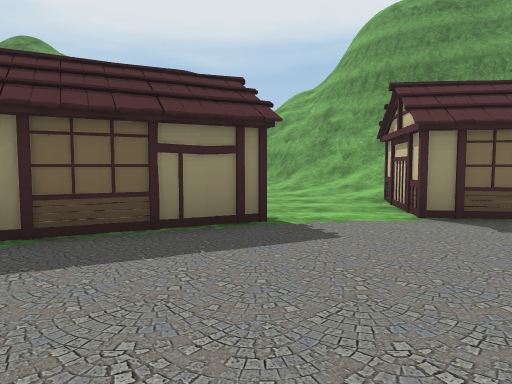
View 1 (above)

24 first-person views from a walk through a 3-D level made in the Unity game engine. The camera is 1.3 m above the floor, tilts 4° down and sees 70° across. The floor is counted in squares, 2 m on a side. Each view is taken from the middle of a square. On the plan, view 1 faces up. The plan holds only what a view shows up to about 11 squares ahead; the rest is blank. The place goes on beyond the plan. Some animated figures are left out. Some surface patterns are stand-ins.

View 2
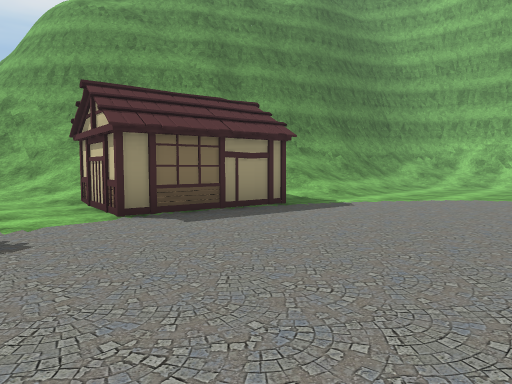

View 3
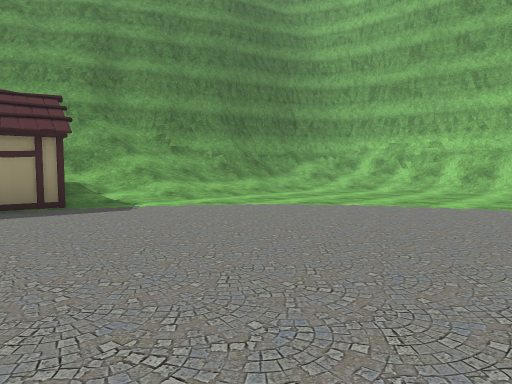

View 4
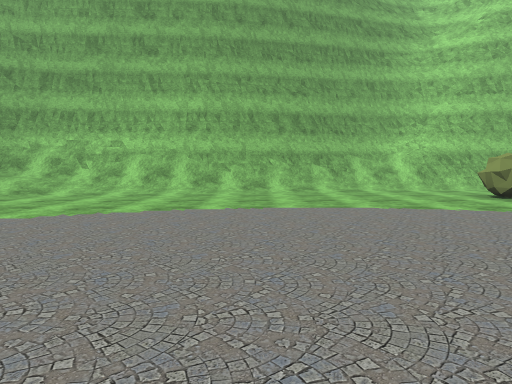

View 5
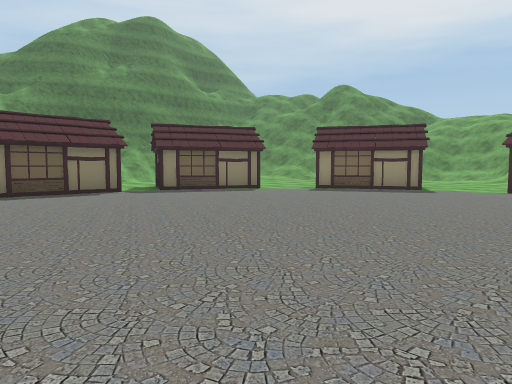

View 6
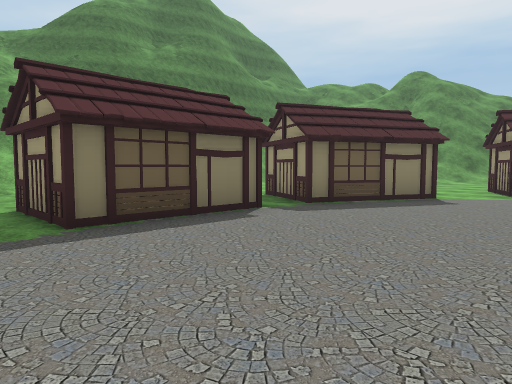

View 7
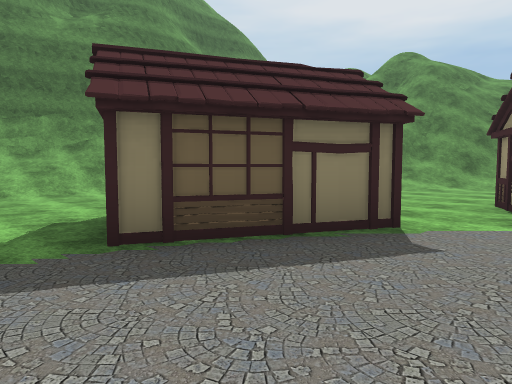

View 8
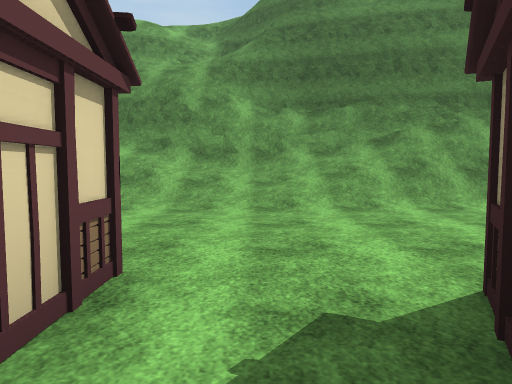

View 9
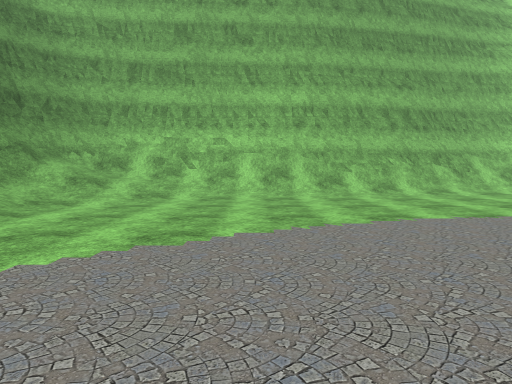

View 10
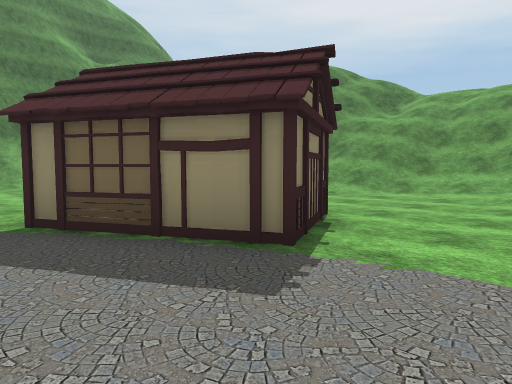

View 11
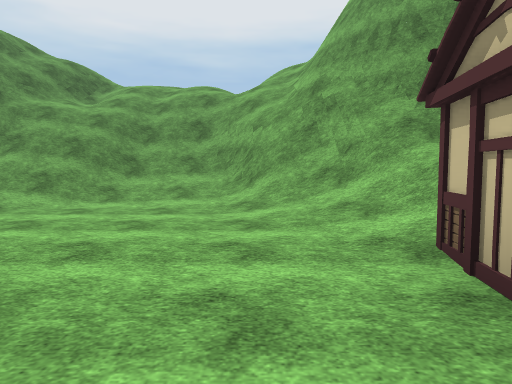

View 12
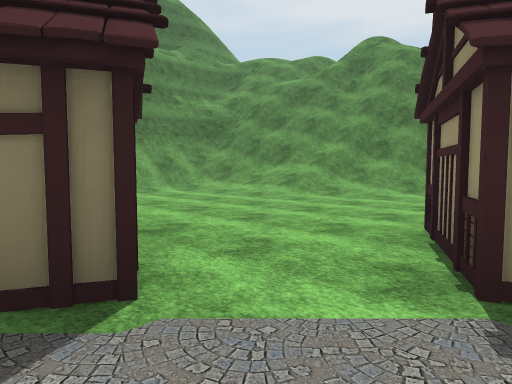

View 13
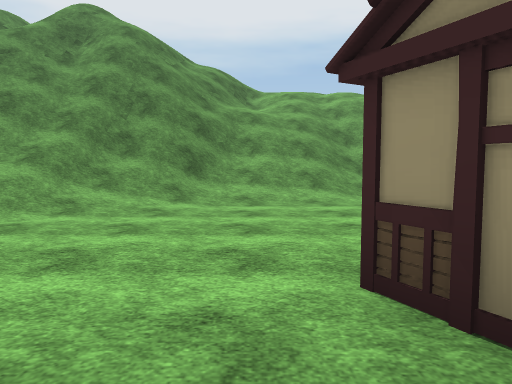

View 14
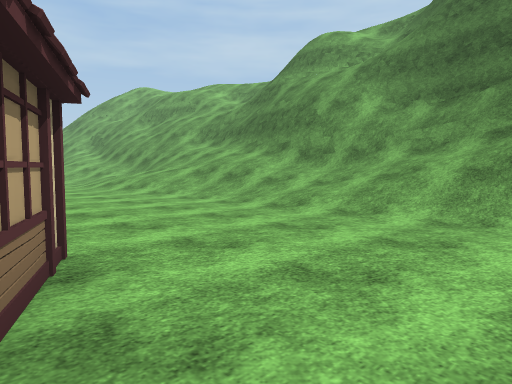

View 15
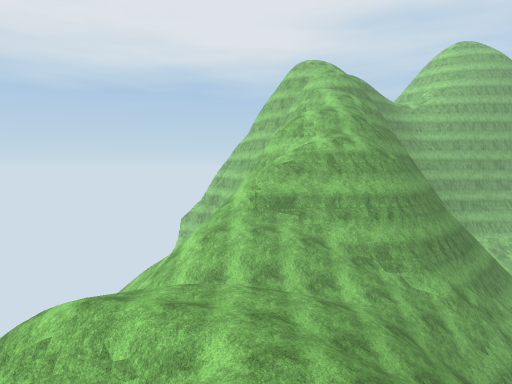

View 16
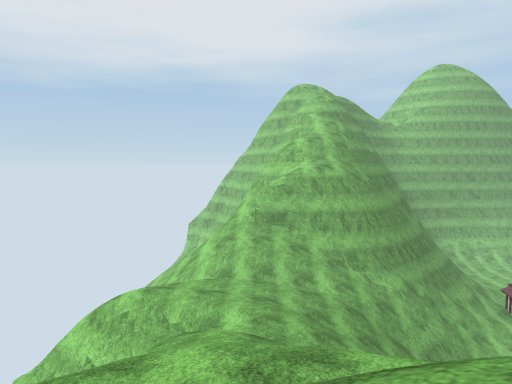

View 17
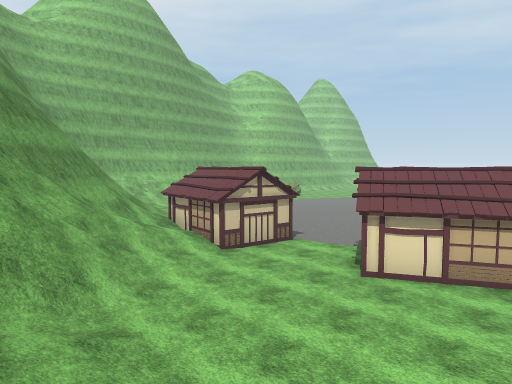

View 18
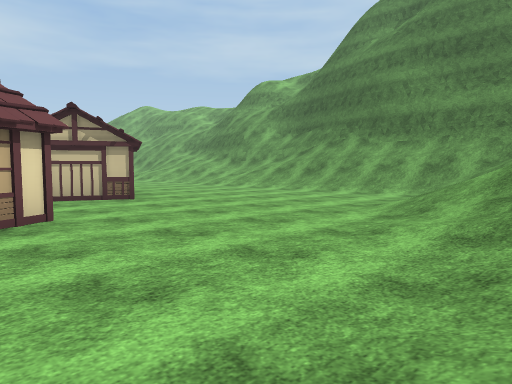

View 19
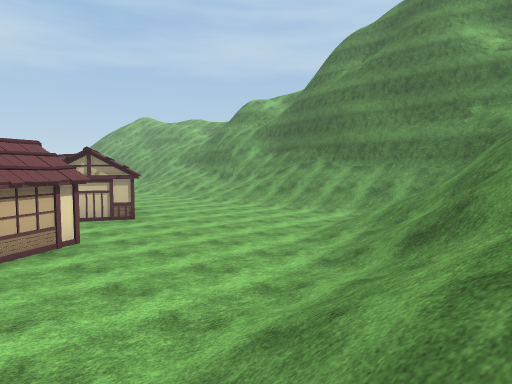

View 20
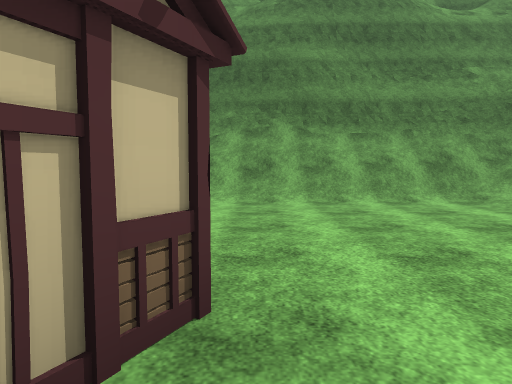

View 21
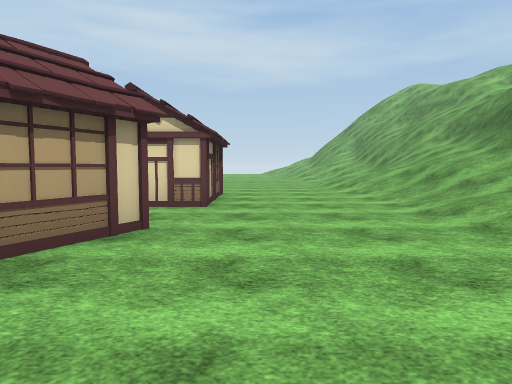

View 22
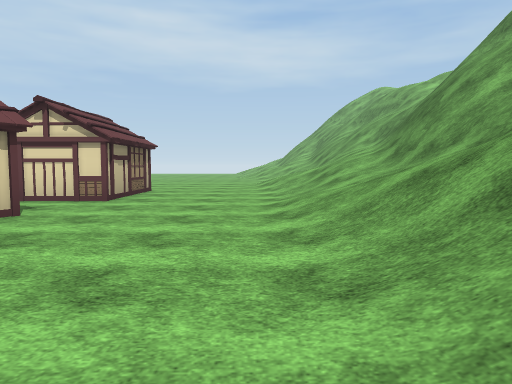

View 23
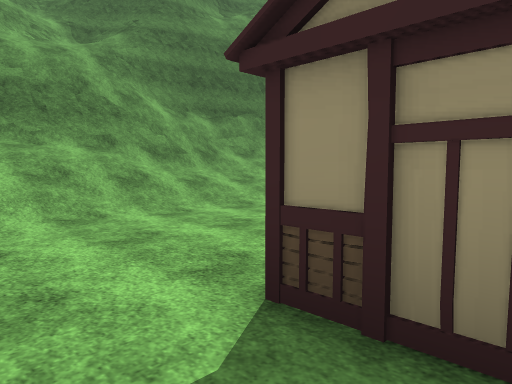

View 24
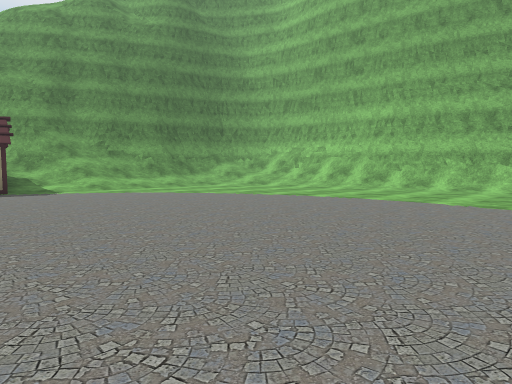

### Floor plan
Key: @ floor where view 1 was taken; # wall or solid block; . main floor; : floor 0.5 m higher than the main floor; + floor 0.75 m higher than the main floor; * floor 6.75 m higher than the main floor; % floor 7.25 m higher than the main floor; & floor 10.5 m higher than the main floor; / step, stairs or slope; = window, fence, low wall or low ledge.
Columns run from 17 left of view 1 to 16 right of it. Each row starts with its distance up from view 1.
 22               #==
 21               ===
 20               =//= /=
 19               =/%=//=
 18          &/// /%%////
 17        //&////***///=#
 16         /// =///////##
 15           =/////////##
 14        /=///////////#
 13        ////////////##
 12        //////////===##
 11        ///////////==##
 10   ##/=/ ///////...///##
  9   ###=//////.......//####
  8    ##//////........:///####
  7     #//............./+///###
  6     #//.........#...###///// ###
  5     #//.......###...###.//:////##
  4    ##//.......####...........///#
  3    ##//........#............../##
  2    #=//....###................/##
  1  ###///....###................/##
  0 ###////....##....@............//#
 -1 =/#//+:........................##
 -2 ////=//...###..................##
 -3 =//////...###................../#
 -4 #//#///...###................../##
 -5 ##/#///........................//#
 -6 ##/#///..... .... ......  .....//#

Positions as (right, up) in squares from view 1, and headings:
1: (0, 0), facing up
2: (0, 0), facing up-right
3: (3, -2), facing up-right
4: (4, -2), facing right
5: (4, -6), facing up-left
6: (-1, -6), facing up-left
7: (-2, -2), facing up-left
8: (-5, -1), facing left
9: (5, 1), facing right
10: (2, 2), facing up-left
11: (1, 4), facing up
12: (-2, 1), facing up-left
13: (-4, 3), facing up
14: (-6, 3), facing down-left
15: (-7, 17), facing right
16: (-10, 17), facing right
17: (-4, 12), facing down-right
18: (-2, 10), facing down-left
19: (-1, 12), facing down-left
20: (-4, 3), facing left
21: (-8, 4), facing down
22: (-10, 5), facing down
23: (-6, -6), facing up-left
24: (3, -6), facing up-right
